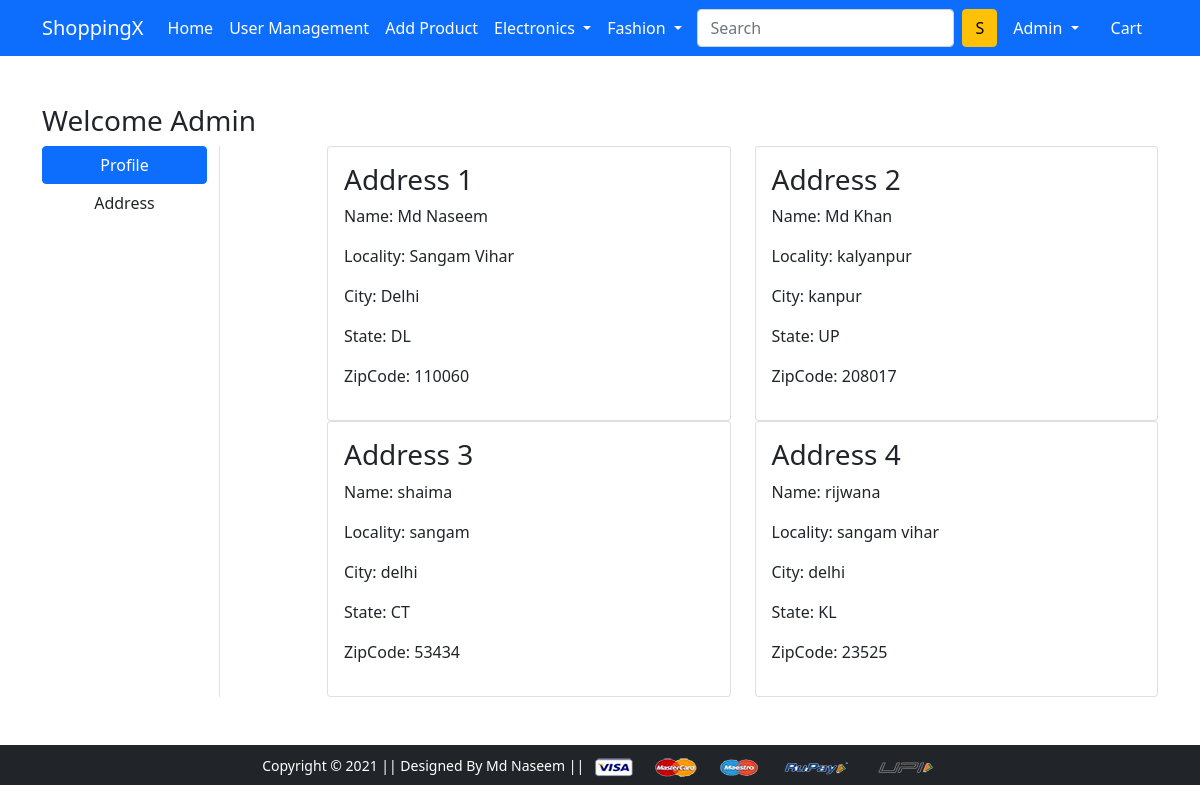
The page /address/ (signed in) on the database its author committed.
### app/models.py (models this page shows, shortened)
class Customer(models.Model):
	user=models.ForeignKey(User,on_delete=models.CASCADE)
	name=models.CharField(max_length=200)
	locality=models.CharField(max_length=200)
	city=models.CharField(max_length=200)
	zipcode=models.IntegerField()
	state=models.CharField(choices=STATE_CHOICES,max_length=50)

### app/views.py (the view)
# urls.py: path('address/', views.address, name='address'),
@login_required
def address(request):
	address=Customer.objects.filter(user=request.user)
	return render(request, 'app/address.html',{'address':address})

### app/templates/app/address.html (shortened to what this page needs)
{% extends 'app/base.html' %}
{% load static %}
{% block main-content %}
<div class="container my-5">
 <div class="row">
 <h3>Welcome <span class="text-capitalize">{{request.user.username}}</span></h3>
  <div class="col-sm-2 border-end">
   <ul class="list-unstyled">
    <li class="d-grid"><a href="{% url 'profile' %}" class="btn btn-primary">Profile</a></li>
    <li class="d-grid"><a href="{% url 'address' %}" class="btn">Address</a></li>
   </ul>
  </div>
  <div class="col-sm-9 offset-sm-1">
   <div class="row">
    {% for ad in address %}
    <div class="col-sm-6">
     <div class="card">
      <div class="card-body">
       <h3>Address {{forloop.counter}}</h3>
       <p>Name: {{ad.name}}</p>
       <p>Locality: {{ad.locality}}</p>
       <p>City: {{ad.city}}</p>
       <p>State: {{ad.state}}</p>
       <p>ZipCode: {{ad.zipcode}}</p>
      </div>
     </div>
    </div>
    {% endfor %}
   </div>
  </div>
 </div>
</div>
{% endblock main-content %}

### app/templates/app/base.html (shortened to what this page needs)
<!doctype html>
{% load static %}
<html lang="en">
  <head>
    <link href="https://cdn.jsdelivr.net/npm/bootstrap@5.0.0-beta1/dist/css/bootstrap.min.css" rel="stylesheet">
    <link rel="stylesheet" href="{% static 'app/css/owl.carousel.min.css' %}">
    <link rel="stylesheet" href="{% static 'app/css/all.min.css' %}">
    <link rel="stylesheet" href="{% static 'app/css/style.css' %}">
  </head>
  <body>
    <nav class="navbar navbar-expand-lg navbar-dark bg-primary">
     <div class="container">
       <a class="navbar-brand" href="/">ShoppingX</a>
       <div class="collapse navbar-collapse" id="navbarSupportedContent">
         <ul class="navbar-nav me-auto mb-2 mb-lg-0">
           <li class="nav-item">
             <a class="nav-link active" aria-current="page" href="/">Home</a>
           </li>
           <li class="nav-item">
             <a class="nav-link active" aria-current="page" href="{% url 'user_management' %}">User Management</a>
           </li>
           <li class="nav-item">
             <a class="nav-link active" aria-current="page" href="{% url 'addproduct' %}">Add Product</a>
           </li>
           <li class="nav-item dropdown">
             <a class="nav-link dropdown-toggle text-white" href="#" id="electronicsDropdown" role="button" data-bs-toggle="dropdown" aria-expanded="false">
               Electronics
             </a>
           </li>
           <li class="nav-item dropdown">
             <a class="nav-link dropdown-toggle text-white" href="#" id="fashionDropdown" role="button" data-bs-toggle="dropdown" aria-expanded="false">
               Fashion
             </a>
           </li>
         </ul>
         <form class="d-flex">
           <input class="form-control me-2" type="search" placeholder="Search" aria-label="Search">
           <button class="btn btn-warning" type="submit">S</button>
         </form>
         <div>
          <ul class="navbar-nav me-auto mb-2 mb-lg-0">
            {% if request.user.is_authenticated %}
           <li class="nav-item dropdown mx-2">
              <a class="nav-link dropdown-toggle text-white" href="#" id="profileDropdown" role="button" data-bs-toggle="dropdown" aria-expanded="false"><span class="text-capitalize">{{request.user.username}}
              </span></a>
            </li>
            <li class="nav-item mx-2">
             <a href="{% url 'show-cart' %}" class="nav-link text-white"> Cart </a>
            </li>
            {% endif %}
          </ul>
         </div>
       </div>
     </div>
    </nav>
    {% block main-content %} {% endblock main-content %}
    <footer class="container-fluid bg-dark text-center p-2 mt-5">
        <small class="text-white">Copyright &copy; 2021 || Designed By Md Naseem || </small>
        <img src="{% static 'app/images/payment.png' %}" alt="" srcset="" class="img-fluid" height="2px">
    </footer>
  </body>
</html>

### rows shown on the page
Customer: name "Md Naseem", locality "Sangam Vihar", city "Delhi", state "DL", zipcode "110060"
Customer: name "Md Khan", locality "kalyanpur", city "kanpur", state "UP", zipcode "208017"
Customer: name "shaima", locality "sangam", city "delhi", state "CT", zipcode "53434"
Customer: name "rijwana", locality "sangam vihar", city "delhi", state "KL", zipcode "23525"

### other values the page prints
{{ request.user.username }} "Admin"
